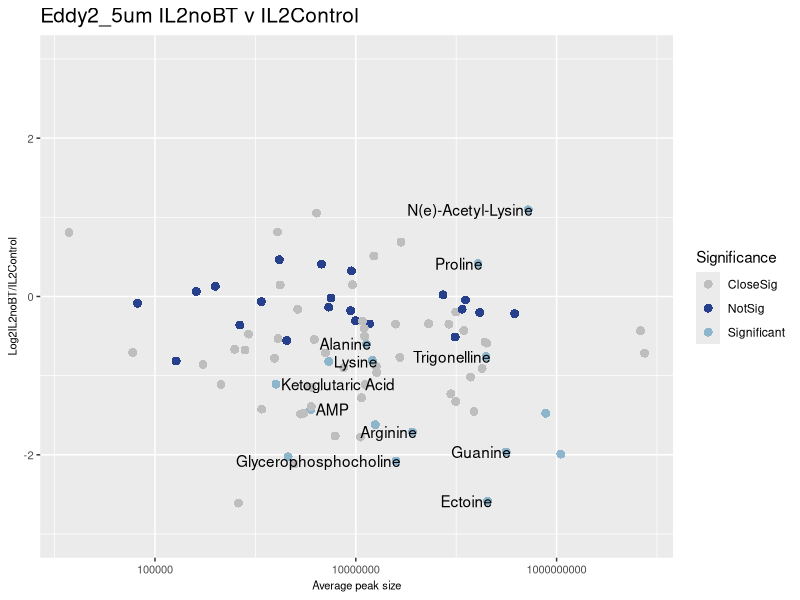
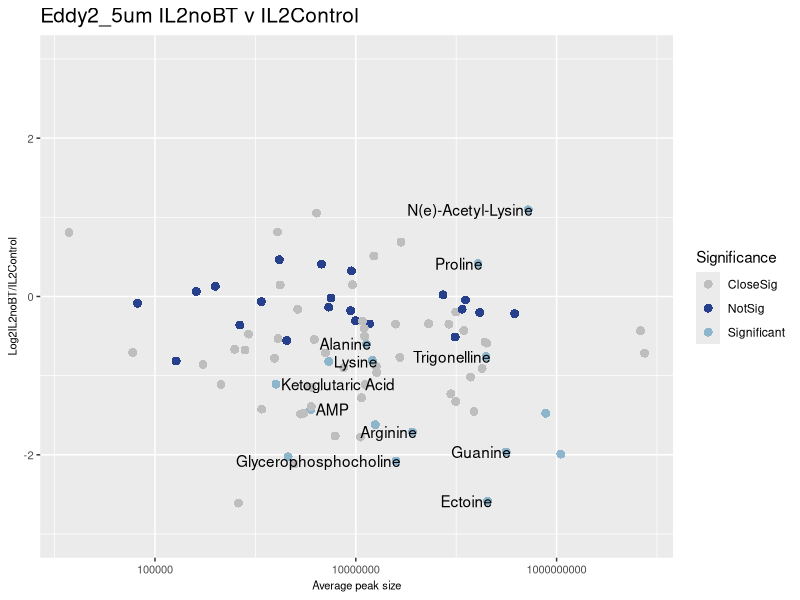

R code for these plots, in order:
library(tidyverse)
options(scipen = 999)

# Upload all required files
BMISd_1_0.2_notnormd <- read.csv("data_processed/IsoLagran1_0.2_notnormd.csv", stringsAsFactors = FALSE) %>%
  select(Mass.Feature:Adjusted.Area)
BMISd_1_5_notnormd <- read.csv("data_processed/IsoLagran1_5_notnormd.csv", stringsAsFactors = FALSE) %>%
  select(Mass.Feature:Adjusted.Area)
BMISd_2_0.2_notnormd <- read.csv("data_processed/IsoLagran2_0.2_notnormd.csv", stringsAsFactors = FALSE) %>%
  select(Mass.Feature:Adjusted.Area)
BMISd_2_5_notnormd <- read.csv("data_processed/IsoLagran2_5_notnormd.csv", stringsAsFactors = FALSE) %>%
  select(Mass.Feature:Adjusted.Area)

# Set user conditions
Condition1 <- "IL2noBT"
Condition2 <- "IL2Control"
SigValue <- "pvalue" # alternative is "qvalue"
file.pattern <- "Eddy2_5um"
BMISd <- BMISd_2_5_notnormd

currentDate <- Sys.Date()

# KRH analysis ------------------------------------------------------------
WBMISd <- BMISd %>%
  spread(key = "Replicate.Name", value = "Adjusted.Area")
WBMISd <- WBMISd[complete.cases(WBMISd), ]
mySamps <- colnames(WBMISd)

# Add Condition1 vs Condition2 stats
myTreat1 <- mySamps[grepl(Condition1, mySamps)]
myTreat2 <- mySamps[grepl(Condition2, mySamps)]
myTreatsdf <- WBMISd[, c(myTreat1, myTreat2)]

WBMISd[, paste(Condition1, "v", Condition2, "_pvalue", sep = "")] <- apply(myTreatsdf, 1, function(x) 
  {t.test(x[myTreat1], x[myTreat2])$p.value}) # add a Pvalue for between the two treatments for QC
WBMISd[, paste(Condition1, "v", Condition2, "_qvalue", sep = "")] <- p.adjust(WBMISd[, ncol(WBMISd)], method = "fdr") 
WBMISd[, paste(Condition1, "v", Condition2, "_FC", sep = "")] <- log2(rowMeans(WBMISd[, myTreat1]) / rowMeans(WBMISd[, myTreat2]))
WBMISd[, paste(Condition1, "_Ave", sep = "")] <- rowMeans(WBMISd[, myTreat1])  
WBMISd[, paste(Condition2, "_Ave", sep = "")] <- rowMeans(WBMISd[, myTreat2])
WBMISd$AveSmp <- rowMeans(WBMISd[, c(myTreat1, myTreat2)])
WBMISd <- WBMISd %>%
  select(Mass.Feature, contains(SigValue), everything()) %>%
  mutate(Significance = ifelse(.[[2]] < 0.1 , "Significant",
                        ifelse(between(.[[2]], 0.1, 0.5), "CloseSig", "NotSig")))

FC_Yaxis <- WBMISd %>%
  select(Mass.Feature, contains("FC")) %>%
  mutate(FC_Yaxis_mod = .[[2]] * -1)

dataToPlot <- WBMISd %>%
  left_join(FC_Yaxis) %>%
  select(Mass.Feature, Significance, AveSmp, contains(Condition1), contains(Condition2), contains("FC"))


# Condition1 v Condition 2 Significance
a <- ggplot(dataToPlot, aes(x = AveSmp, y = FC_Yaxis_mod, fill = Significance, 
                          label = Mass.Feature)) +
  geom_point(size = 3, shape = 21, stroke=0) +
  scale_fill_manual(values = c("grey", "royalblue4", "lightskyblue3")) +
  scale_alpha_manual(values = c(1, 0.5, 0.7)) +
  scale_x_log10() +
  ggtitle(paste(file.pattern, Condition1, "v", Condition2)) +
  theme(plot.title = element_text(size = 15),
        legend.position="left",
        axis.title.x=element_text(size=8),
        axis.title.y=element_text(size=8),
        axis.text=element_text(size=8)) +
  labs(x="Average peak size", y=paste("Log2", Condition1, "/", Condition2, sep = "")) +
  theme(legend.position="right") +
  scale_y_continuous(limits=c(-3, 3)) +
  geom_text(data = subset(dataToPlot, Significance == "Significant") ,
            hjust = "inward", nudge_x = 0.05, check_overlap = TRUE)
a
figureFileName <- paste("Figure_", file.pattern, "_", 
                     Condition1, "v", Condition2, "_", 
                     currentDate, ".png", sep = "")

ggsave(filename = figureFileName, plot = a, path = "figures/")

# Return manageable dataset for checking
toDownload <- dataToPlot %>%
  select(Mass.Feature, Significance, AveSmp)

csvFileName <- paste("data_processed/UniVarSig_", file.pattern, "_", 
                     Condition1, "v", Condition2, "_", currentDate, ".csv", sep = "")

write.csv(toDownload, csvFileName, row.names = FALSE)


